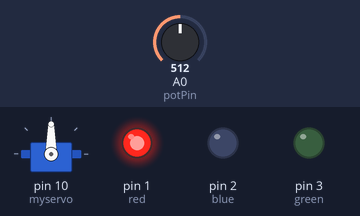
The sketch below on a simulated Arduino Uno, built with avr-gcc and run on an emulated ATmega328P. On the bench: servo, output pins drawn as LEDs (lit = HIGH). The inputs (shaded band) are chosen by the test bench; at power-on: A0 (potPin) = 512.

Above: at 12.2 s.
12.3 s: A0 (potPin) set to 716
At 13.1 s:
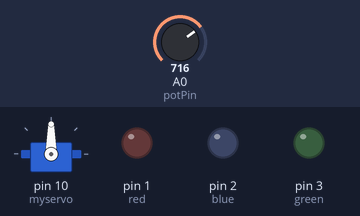
26.3 s: A0 (potPin) set to 900
At 27.6 s:
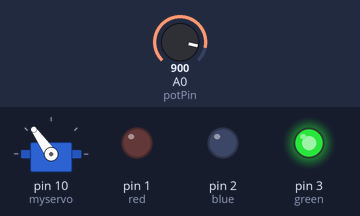
39.8 s: A0 (potPin) set to 1023
At 46.5 s:
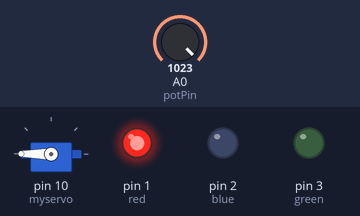
50.2 s: A0 (potPin) set to 306
62.7 s: A0 (potPin) set to 170
Timing chart, 0 to 75.1 s (numbered marks = the images above; inputs shaded):
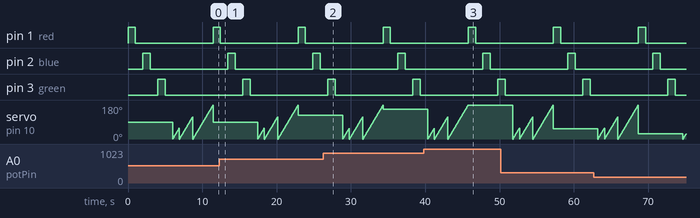

The sketch:

Working.ino
```cpp
 #include <Servo.h>


int red = 1;
int blue = 2;
int green=3;


Servo myservo;
int potPin=0;
int val;


void setup()
{
  pinMode(red, OUTPUT);
  pinMode(blue,OUTPUT);
  pinMode(green,OUTPUT);
  myservo.attach(10);

}

void loop()
{
  val=analogRead(potPin);
  val= map(val,0,1023,0,180);
    myservo.write(val);


  digitalWrite(red, HIGH);
  delay(1000);
  digitalWrite(red, LOW);
  delay(1000);


digitalWrite(blue, HIGH);
  delay(1000);
 digitalWrite(blue, LOW);
delay(1000);


 digitalWrite(green, HIGH);
  delay(1000);
  digitalWrite(green, LOW);
  delay(1000);
  delay(15);

for(val=0; val< 60; val +=1)
{
 myservo.write(val);
delay(15);
}


for(val=0; val< 120; val +=1)
  {
myservo.write(val);
delay(15);
}

for(val=0; val< 180; val +=1)
  {
myservo.write(val);
delay(15);
}
}
```

AMBER.ino
```cpp
  void AMBER(){
   int C=1;
       while( C<=3)
      {

      digitalWrite(AMBER,HIGH);
      delay(1000);
      digitalWrite(AMBER,LOW);
      delay(1000);
      C++;}

  }
```

GREEN.ino
```cpp
   void GREEN(){
      int k=1;
      while( k<=3)
      {

      digitalWrite(GREEN,HIGH);
      delay(1000);
      digitalWrite(GREEN,LOW);
          delay(1000); k++;
      }
   }
```

RED.ino
```cpp
    void RED(){

  int j=1;
   while(j<=5)

     {
      digitalWrite(RED,HIGH);
      delay(1000);
      digitalWrite(RED, LOW);
     delay(1000);
      j++;
     }
        }
```

SETUP.ino
```cpp
void SETUP()
{

  pinMode(GREEN,OUTPUT);
  pinMode(RED,OUTPUT);
  pinMode(AMBER,OUTPUT);

}
```

Measured:
- by itself, pin 2 (blue): alternates HIGH for 1.0 s and LOW for 10.4 s
